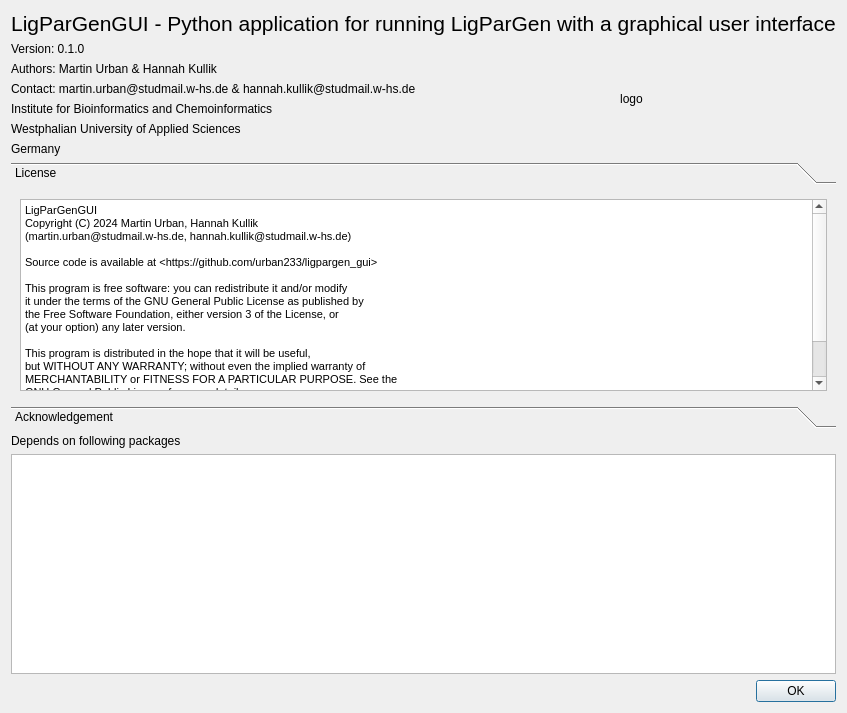
<?xml version="1.0" encoding="UTF-8"?>
<ui version="4.0">
 <class>Dialog</class>
 <widget class="QDialog" name="Dialog">
  <property name="geometry">
   <rect>
    <x>0</x>
    <y>0</y>
    <width>668</width>
    <height>713</height>
   </rect>
  </property>
  <property name="windowTitle">
   <string>Dialog</string>
  </property>
  <layout class="QVBoxLayout" name="verticalLayout_4">
   <item>
    <layout class="QVBoxLayout" name="verticalLayout_3">
     <item>
      <widget class="QLabel" name="label">
       <property name="font">
        <font>
         <pointsize>16</pointsize>
         <weight>50</weight>
         <bold>false</bold>
        </font>
       </property>
       <property name="text">
        <string>LigParGenGUI - Python application for running LigParGen with a graphical user interface</string>
       </property>
       <property name="alignment">
        <set>Qt::AlignCenter</set>
       </property>
      </widget>
     </item>
     <item>
      <layout class="QHBoxLayout" name="horizontalLayout">
       <item>
        <layout class="QVBoxLayout" name="verticalLayout_2">
         <item>
          <widget class="QLabel" name="label_2">
           <property name="text">
            <string>Version: 0.1.0</string>
           </property>
           <property name="alignment">
            <set>Qt::AlignLeading|Qt::AlignLeft|Qt::AlignVCenter</set>
           </property>
          </widget>
         </item>
         <item>
          <widget class="QLabel" name="label_12">
           <property name="text">
            <string>Authors: Martin Urban &amp; Hannah Kullik</string>
           </property>
           <property name="alignment">
            <set>Qt::AlignLeading|Qt::AlignLeft|Qt::AlignVCenter</set>
           </property>
          </widget>
         </item>
         <item>
          <widget class="QLabel" name="label_16">
           <property name="text">
            <string>Contact: martin.urban@studmail.w-hs.de &amp; hannah.kullik@studmail.w-hs.de</string>
           </property>
           <property name="alignment">
            <set>Qt::AlignLeading|Qt::AlignLeft|Qt::AlignVCenter</set>
           </property>
          </widget>
         </item>
         <item>
          <widget class="QLabel" name="label_13">
           <property name="text">
            <string>Institute for Bioinformatics and Chemoinformatics</string>
           </property>
           <property name="alignment">
            <set>Qt::AlignLeading|Qt::AlignLeft|Qt::AlignVCenter</set>
           </property>
          </widget>
         </item>
         <item>
          <widget class="QLabel" name="label_14">
           <property name="text">
            <string>Westphalian University of Applied Sciences</string>
           </property>
           <property name="alignment">
            <set>Qt::AlignLeading|Qt::AlignLeft|Qt::AlignVCenter</set>
           </property>
          </widget>
         </item>
         <item>
          <widget class="QLabel" name="label_15">
           <property name="text">
            <string>Germany</string>
           </property>
           <property name="alignment">
            <set>Qt::AlignLeading|Qt::AlignLeft|Qt::AlignVCenter</set>
           </property>
          </widget>
         </item>
        </layout>
       </item>
       <item>
        <widget class="QLabel" name="lbl_pyssa_logo">
         <property name="layoutDirection">
          <enum>Qt::LeftToRight</enum>
         </property>
         <property name="text">
          <string>logo</string>
         </property>
         <property name="alignment">
          <set>Qt::AlignCenter</set>
         </property>
        </widget>
       </item>
      </layout>
     </item>
    </layout>
   </item>
   <item>
    <widget class="QToolBox" name="toolBox">
     <property name="currentIndex">
      <number>0</number>
     </property>
     <widget class="QWidget" name="page">
      <property name="geometry">
       <rect>
        <x>0</x>
        <y>0</y>
        <width>650</width>
        <height>210</height>
       </rect>
      </property>
      <attribute name="label">
       <string>License</string>
      </attribute>
      <layout class="QVBoxLayout" name="verticalLayout_5">
       <item>
        <widget class="QTextBrowser" name="text_license">
         <property name="html">
          <string>&lt;!DOCTYPE HTML PUBLIC &quot;-//W3C//DTD HTML 4.0//EN&quot; &quot;http://www.w3.org/TR/REC-html40/strict.dtd&quot;&gt;
&lt;html&gt;&lt;head&gt;&lt;meta name=&quot;qrichtext&quot; content=&quot;1&quot; /&gt;&lt;style type=&quot;text/css&quot;&gt;
p, li { white-space: pre-wrap; }
&lt;/style&gt;&lt;/head&gt;&lt;body style=&quot; font-family:'MS Shell Dlg 2'; font-size:8.25pt; font-weight:400; font-style:normal;&quot;&gt;
&lt;p style=&quot; margin-top:0px; margin-bottom:0px; margin-left:0px; margin-right:0px; -qt-block-indent:0; text-indent:0px;&quot;&gt;LigParGenGUI&lt;/p&gt;
&lt;p style=&quot; margin-top:0px; margin-bottom:0px; margin-left:0px; margin-right:0px; -qt-block-indent:0; text-indent:0px;&quot;&gt;Copyright (C) 2024 Martin Urban, Hannah Kullik&lt;/p&gt;
&lt;p style=&quot; margin-top:0px; margin-bottom:0px; margin-left:0px; margin-right:0px; -qt-block-indent:0; text-indent:0px;&quot;&gt;(martin.urban@studmail.w-hs.de, hannah.kullik@studmail.w-hs.de)&lt;/p&gt;
&lt;p style=&quot;-qt-paragraph-type:empty; margin-top:0px; margin-bottom:0px; margin-left:0px; margin-right:0px; -qt-block-indent:0; text-indent:0px;&quot;&gt;&lt;br /&gt;&lt;/p&gt;
&lt;p style=&quot; margin-top:0px; margin-bottom:0px; margin-left:0px; margin-right:0px; -qt-block-indent:0; text-indent:0px;&quot;&gt;Source code is available at &amp;lt;https://github.com/urban233/ligpargen_gui&amp;gt;&lt;/p&gt;
&lt;p style=&quot;-qt-paragraph-type:empty; margin-top:0px; margin-bottom:0px; margin-left:0px; margin-right:0px; -qt-block-indent:0; text-indent:0px;&quot;&gt;&lt;br /&gt;&lt;/p&gt;
&lt;p style=&quot; margin-top:0px; margin-bottom:0px; margin-left:0px; margin-right:0px; -qt-block-indent:0; text-indent:0px;&quot;&gt;This program is free software: you can redistribute it and/or modify&lt;/p&gt;
&lt;p style=&quot; margin-top:0px; margin-bottom:0px; margin-left:0px; margin-right:0px; -qt-block-indent:0; text-indent:0px;&quot;&gt;it under the terms of the GNU General Public License as published by&lt;/p&gt;
&lt;p style=&quot; margin-top:0px; margin-bottom:0px; margin-left:0px; margin-right:0px; -qt-block-indent:0; text-indent:0px;&quot;&gt;the Free Software Foundation, either version 3 of the License, or&lt;/p&gt;
&lt;p style=&quot; margin-top:0px; margin-bottom:0px; margin-left:0px; margin-right:0px; -qt-block-indent:0; text-indent:0px;&quot;&gt;(at your option) any later version.&lt;/p&gt;
&lt;p style=&quot;-qt-paragraph-type:empty; margin-top:0px; margin-bottom:0px; margin-left:0px; margin-right:0px; -qt-block-indent:0; text-indent:0px;&quot;&gt;&lt;br /&gt;&lt;/p&gt;
&lt;p style=&quot; margin-top:0px; margin-bottom:0px; margin-left:0px; margin-right:0px; -qt-block-indent:0; text-indent:0px;&quot;&gt;This program is distributed in the hope that it will be useful,&lt;/p&gt;
&lt;p style=&quot; margin-top:0px; margin-bottom:0px; margin-left:0px; margin-right:0px; -qt-block-indent:0; text-indent:0px;&quot;&gt;but WITHOUT ANY WARRANTY; without even the implied warranty of&lt;/p&gt;
&lt;p style=&quot; margin-top:0px; margin-bottom:0px; margin-left:0px; margin-right:0px; -qt-block-indent:0; text-indent:0px;&quot;&gt;MERCHANTABILITY or FITNESS FOR A PARTICULAR PURPOSE. See the&lt;/p&gt;
&lt;p style=&quot; margin-top:0px; margin-bottom:0px; margin-left:0px; margin-right:0px; -qt-block-indent:0; text-indent:0px;&quot;&gt;GNU General Public License for more details.&lt;/p&gt;
&lt;p style=&quot;-qt-paragraph-type:empty; margin-top:0px; margin-bottom:0px; margin-left:0px; margin-right:0px; -qt-block-indent:0; text-indent:0px;&quot;&gt;&lt;br /&gt;&lt;/p&gt;
&lt;p style=&quot; margin-top:0px; margin-bottom:0px; margin-left:0px; margin-right:0px; -qt-block-indent:0; text-indent:0px;&quot;&gt;You should have received a copy of the GNU General Public License&lt;/p&gt;
&lt;p style=&quot; margin-top:0px; margin-bottom:0px; margin-left:0px; margin-right:0px; -qt-block-indent:0; text-indent:0px;&quot;&gt;along with this program. If not, see &amp;lt;http://www.gnu.org/licenses/&amp;gt;.&lt;/p&gt;&lt;/body&gt;&lt;/html&gt;</string>
         </property>
        </widget>
       </item>
      </layout>
     </widget>
     <widget class="QWidget" name="page_2">
      <property name="geometry">
       <rect>
        <x>0</x>
        <y>0</y>
        <width>98</width>
        <height>89</height>
       </rect>
      </property>
      <attribute name="label">
       <string>Acknowledgement</string>
      </attribute>
      <layout class="QVBoxLayout" name="verticalLayout_6">
       <item>
        <widget class="QTextBrowser" name="text_acknowledgment">
         <property name="html">
          <string>&lt;!DOCTYPE HTML PUBLIC &quot;-//W3C//DTD HTML 4.0//EN&quot; &quot;http://www.w3.org/TR/REC-html40/strict.dtd&quot;&gt;
&lt;html&gt;&lt;head&gt;&lt;meta name=&quot;qrichtext&quot; content=&quot;1&quot; /&gt;&lt;style type=&quot;text/css&quot;&gt;
p, li { white-space: pre-wrap; }
&lt;/style&gt;&lt;/head&gt;&lt;body style=&quot; font-family:'MS Shell Dlg 2'; font-size:8.25pt; font-weight:400; font-style:normal;&quot;&gt;
&lt;p style=&quot; margin-top:0px; margin-bottom:0px; margin-left:0px; margin-right:0px; -qt-block-indent:0; text-indent:0px;&quot;&gt;Developers:&lt;/p&gt;
&lt;p style=&quot; margin-top:0px; margin-bottom:0px; margin-left:0px; margin-right:0px; -qt-block-indent:0; text-indent:0px;&quot;&gt;    Martin Urban&lt;/p&gt;
&lt;p style=&quot; margin-top:0px; margin-bottom:0px; margin-left:0px; margin-right:0px; -qt-block-indent:0; text-indent:0px;&quot;&gt;    Hannah Kullik&lt;/p&gt;
&lt;p style=&quot;-qt-paragraph-type:empty; margin-top:0px; margin-bottom:0px; margin-left:0px; margin-right:0px; -qt-block-indent:0; text-indent:0px;&quot;&gt;&lt;br /&gt;&lt;/p&gt;
&lt;p style=&quot; margin-top:0px; margin-bottom:0px; margin-left:0px; margin-right:0px; -qt-block-indent:0; text-indent:0px;&quot;&gt;Initialization, conceptualization, and supervision:&lt;/p&gt;
&lt;p style=&quot; margin-top:0px; margin-bottom:0px; margin-left:0px; margin-right:0px; -qt-block-indent:0; text-indent:0px;&quot;&gt;Achim Zielesny und Mirco Daniel&lt;/p&gt;
&lt;p style=&quot;-qt-paragraph-type:empty; margin-top:0px; margin-bottom:0px; margin-left:0px; margin-right:0px; -qt-block-indent:0; text-indent:0px;&quot;&gt;&lt;br /&gt;&lt;/p&gt;
&lt;p style=&quot; margin-top:0px; margin-bottom:0px; margin-left:0px; margin-right:0px; -qt-block-indent:0; text-indent:0px;&quot;&gt;LigParGenGUI was developed at:&lt;/p&gt;
&lt;p style=&quot;-qt-paragraph-type:empty; margin-top:0px; margin-bottom:0px; margin-left:0px; margin-right:0px; -qt-block-indent:0; text-indent:0px;&quot;&gt;&lt;br /&gt;&lt;/p&gt;
&lt;p style=&quot; margin-top:0px; margin-bottom:0px; margin-left:0px; margin-right:0px; -qt-block-indent:0; text-indent:0px;&quot;&gt;Zielesny Research Group&lt;/p&gt;
&lt;p style=&quot; margin-top:0px; margin-bottom:0px; margin-left:0px; margin-right:0px; -qt-block-indent:0; text-indent:0px;&quot;&gt;Westphalian University of Applied Sciences&lt;/p&gt;
&lt;p style=&quot; margin-top:0px; margin-bottom:0px; margin-left:0px; margin-right:0px; -qt-block-indent:0; text-indent:0px;&quot;&gt;August-Schmidt-Ring 10&lt;/p&gt;
&lt;p style=&quot; margin-top:0px; margin-bottom:0px; margin-left:0px; margin-right:0px; -qt-block-indent:0; text-indent:0px;&quot;&gt;D-45665 Recklinghausen Germany&lt;/p&gt;
&lt;p style=&quot;-qt-paragraph-type:empty; margin-top:0px; margin-bottom:0px; margin-left:0px; margin-right:0px; -qt-block-indent:0; text-indent:0px;&quot;&gt;&lt;br /&gt;&lt;/p&gt;
&lt;p style=&quot; margin-top:0px; margin-bottom:0px; margin-left:0px; margin-right:0px; -qt-block-indent:0; text-indent:0px;&quot;&gt;The LigParGenGUI project team would like to thank the communities&lt;/p&gt;
&lt;p style=&quot; margin-top:0px; margin-bottom:0px; margin-left:0px; margin-right:0px; -qt-block-indent:0; text-indent:0px;&quot;&gt;behind the open software libraries the application employs for&lt;/p&gt;
&lt;p style=&quot; margin-top:0px; margin-bottom:0px; margin-left:0px; margin-right:0px; -qt-block-indent:0; text-indent:0px;&quot;&gt;their amazing work.&lt;/p&gt;
&lt;p style=&quot;-qt-paragraph-type:empty; margin-top:0px; margin-bottom:0px; margin-left:0px; margin-right:0px; -qt-block-indent:0; text-indent:0px;&quot;&gt;&lt;br /&gt;&lt;/p&gt;&lt;/body&gt;&lt;/html&gt;</string>
         </property>
        </widget>
       </item>
      </layout>
     </widget>
    </widget>
   </item>
   <item>
    <layout class="QVBoxLayout" name="verticalLayout">
     <item>
      <widget class="QLabel" name="label_5">
       <property name="text">
        <string>Depends on following packages</string>
       </property>
       <property name="alignment">
        <set>Qt::AlignLeading|Qt::AlignLeft|Qt::AlignVCenter</set>
       </property>
      </widget>
     </item>
     <item>
      <widget class="QTableView" name="tableView"/>
     </item>
    </layout>
   </item>
   <item>
    <layout class="QHBoxLayout" name="horizontalLayout_2">
     <item>
      <spacer name="horizontalSpacer_3">
       <property name="orientation">
        <enum>Qt::Horizontal</enum>
       </property>
       <property name="sizeHint" stdset="0">
        <size>
         <width>40</width>
         <height>20</height>
        </size>
       </property>
      </spacer>
     </item>
     <item>
      <widget class="QPushButton" name="btn_ok">
       <property name="text">
        <string>OK</string>
       </property>
      </widget>
     </item>
    </layout>
   </item>
  </layout>
 </widget>
 <resources/>
 <connections/>
</ui>
